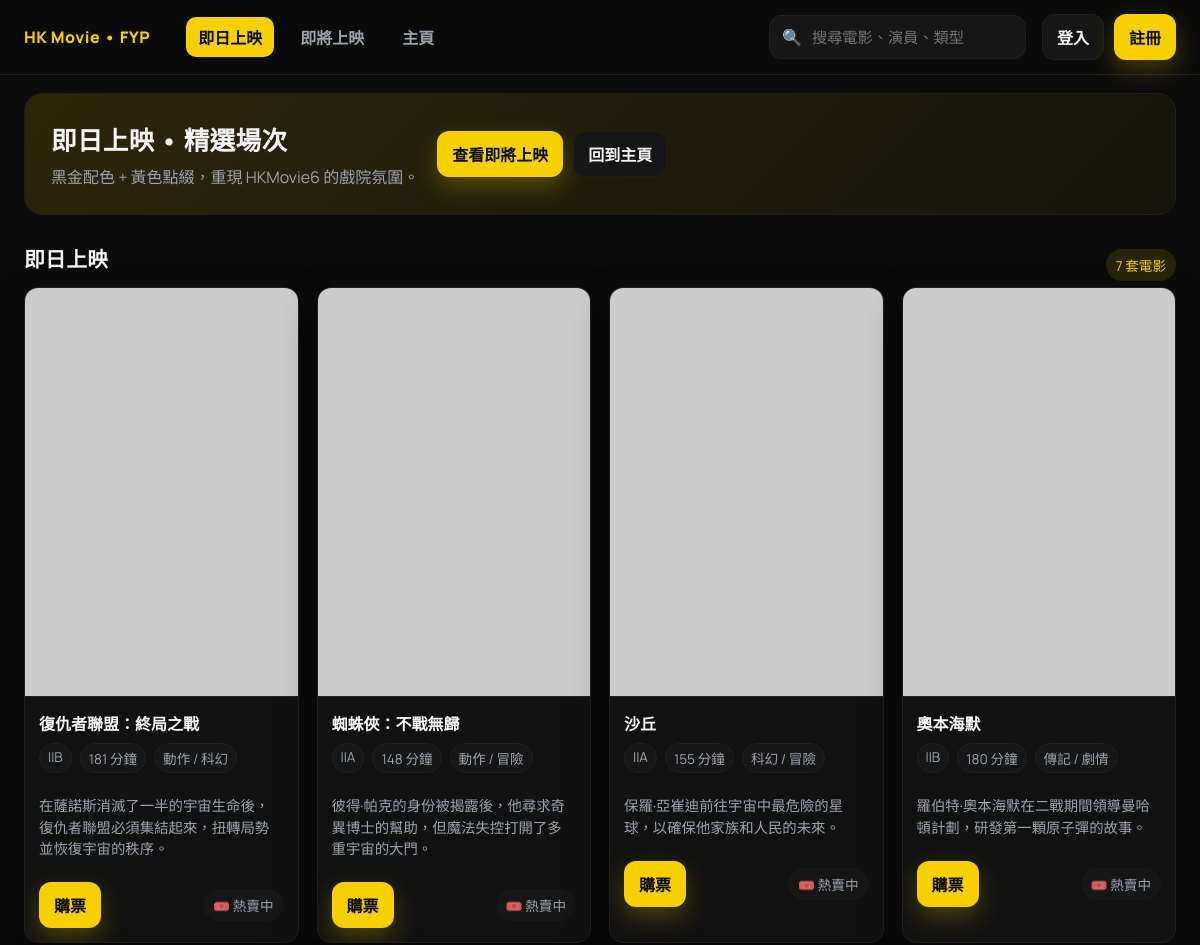
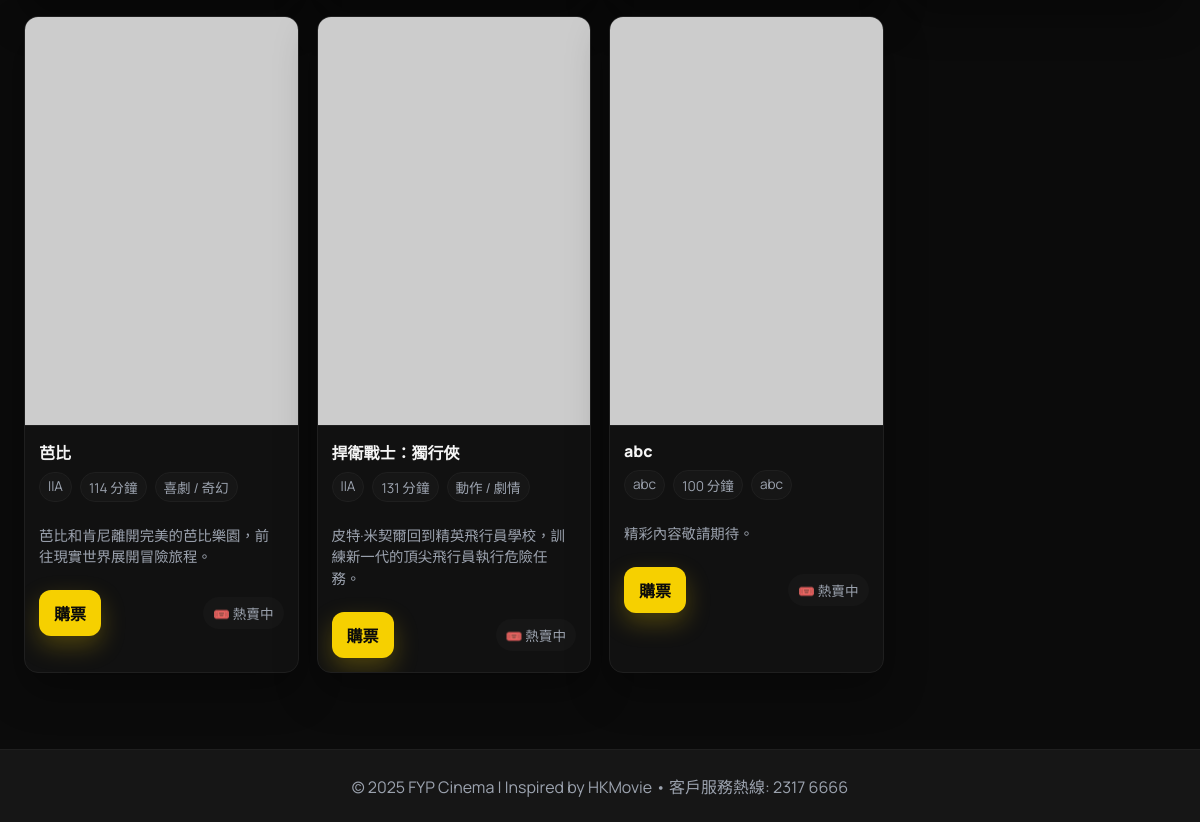
Page /cinema on the earlier database version (2 pictures, top to bottom).
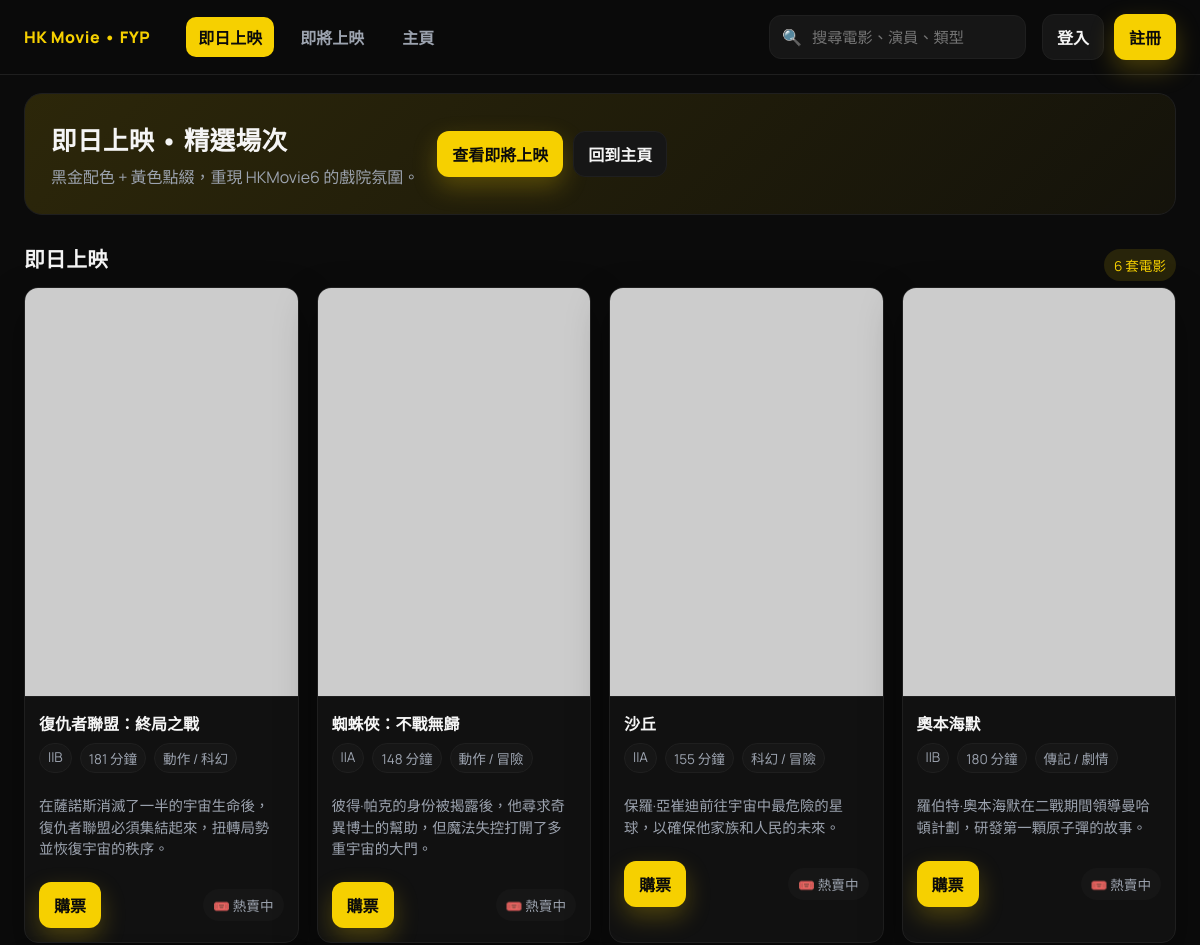
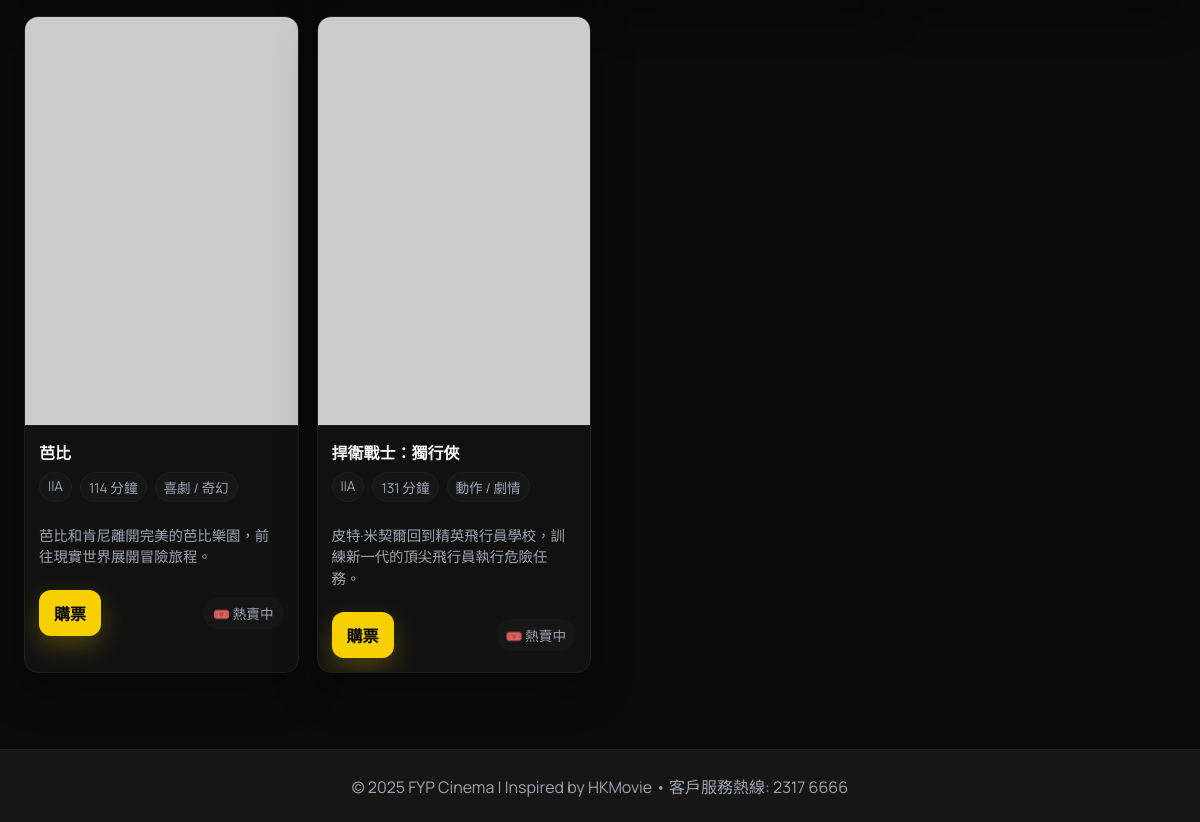
Same page on the later database version (2 pictures, top to bottom).
### app/models.py (models this page shows, shortened)
class Movie(db.Model):
    id = db.Column(db.Integer, primary_key=True)
    title = db.Column(db.String(128), nullable=False)
    title_en = db.Column(db.String(128))
    description = db.Column(db.Text)
    genre = db.Column(db.String(64))
    duration = db.Column(db.Integer)  # in minutes
    release_date = db.Column(db.Date)
    rating = db.Column(db.String(10))  # e.g., 'PG', 'R', '18+'
    director = db.Column(db.String(128))
    cast = db.Column(db.Text)  # JSON or comma-separated
    poster_url = db.Column(db.String(256))
    trailer_url = db.Column(db.String(256))
    language = db.Column(db.String(32))
    subtitle = db.Column(db.String(32))
    status = db.Column(db.String(20), default='coming_soon')  # now_showing, coming_soon, ended
    created_at = db.Column(db.DateTime, default=datetime.utcnow)

### app/routes.py (the view)
@app.route('/cinema')
def cinema_index():
    movies_db = Movie.query.filter_by(status='now_showing').all()
    movies_vm = [_movie_view_model(m) for m in movies_db]
    return render_template('cinema_index.html.j2', movies=movies_vm)

### app/routes.py (called while the page is built, shortened)
def _format_duration_label(minutes):
    if minutes is None:
        return "未知時長"
    return f"{minutes} 分鐘"

def _movie_view_model(movie, include_showtimes=False):
    showtimes = []
    display_price = showtimes[0]['price'] if showtimes else 120
    return {
        'id': movie.id,
        'title': movie.title,
        'description': movie.description,
        'genre': movie.genre,
        'rating': movie.rating,
        'duration': _format_duration_label(movie.duration),
        'poster': movie.poster_url,
        'price': display_price,
        'release_date': movie.release_date.strftime('%Y-%m') if movie.release_date else '待公布',
        'showtimes': showtimes,
    }

### app/templates/cinema_index.html.j2 (shortened to what this page needs)
{% extends "base.html.j2" %}
{% block content %}
<section class="hero">
    <div class="hero-text">
        <h1>即日上映 • 精選場次</h1>
        <p>黑金配色 + 黃色點綴，重現 HKMovie6 的戲院氛圍。</p>
    </div>
    <div class="hero-actions">
        <a class="btn btn-primary" href="{{ url_for('cinema_coming_soon') }}">查看即將上映</a>
        <a class="btn btn-ghost" href="{{ url_for('index') }}">回到主頁</a>
    </div>
</section>
<section class="section">
    <div class="section-header">
        <h2>即日上映</h2>
        <span class="pill">{{ movies|length }} 套電影</span>
    </div>
    <div class="grid-cards">
        {% for movie in movies %}
        <article class="movie-card-hk">
            <img class="movie-poster" src="{{ movie.poster }}" alt="{{ movie.title }}" onerror="this.src='https://via.placeholder.com/300x450?text=FYP+Cinema'">
            <div class="movie-body">
                <h3 class="movie-title">{{ movie.title }}</h3>
                <div class="movie-meta">
                    <span class="badge">{{ movie.rating or 'IIB' }}</span>
                    <span class="badge">{{ movie.duration }}</span>
                    {% if movie.genre %}<span class="badge">{{ movie.genre }}</span>{% endif %}
                </div>
                <p class="movie-desc">{{ movie.description or '精彩內容敬請期待。' }}</p>
                <div class="movie-actions">
                    <a class="btn btn-primary" href="{{ url_for('cinema_movie', movie_id=movie.id) }}">購票</a>
                    <span class="pill">🎟️ 熱賣中</span>
                </div>
            </div>
        </article>
        {% else %}
            <div class="card" style="padding:16px;">暫無電影資料。</div>
        {% endfor %}
    </div>
</section>
{% endblock %}

### app/templates/base.html.j2 (shortened to what this page needs)
<!DOCTYPE html>
<html lang="zh-HK">
<head>
</head>
<body>
    <header class="navbar">
        <div class="nav-inner">
            <div class="brand">HK Movie • FYP</div>
            <div class="nav-links">
                <a class="nav-link{% if request.endpoint == 'cinema_index' %} active{% endif %}" href="{{ url_for('cinema_index') }}">即日上映</a>
                <a class="nav-link{% if request.endpoint == 'cinema_coming_soon' %} active{% endif %}" href="{{ url_for('cinema_coming_soon') }}">即將上映</a>
                <a class="nav-link" href="{{ url_for('index') }}">主頁</a>
            </div>
            <div class="nav-search">
                <span style="color: var(--muted); font-weight: 700;">🔍</span>
                <input type="search" placeholder="搜尋電影、演員、類型" aria-label="搜尋電影">
            </div>
            <div class="nav-auth">
                {% if current_user.is_authenticated %}
                    <a class="btn btn-ghost" href="{{ url_for('profile') }}">{{ current_user.username }}</a>
                    <a class="btn btn-primary" href="{{ url_for('logout') }}">登出</a>
                {% else %}
                    <a class="btn btn-ghost" href="{{ url_for('login') }}">登入</a>
                    <a class="btn btn-primary" href="{{ url_for('register') }}">註冊</a>
                {% endif %}
            </div>
        </div>
    </header>
    <div class="page-shell">
        {% block content %}{% endblock %}
    </div>
    <footer>
        <div>&copy; 2025 FYP Cinema | Inspired by HKMovie • 客戶服務熱線: 2317 6666</div>
    </footer>
</body>
</html>

### app/templates/base.html.j2 (style rules this page uses)
:root { --bg: #0b0b0b; --panel: #111111; --panel-2: #161616; --text: #f5f5f5; --muted: #9ca3af; --primary: #f6d000; --accent: #ffd83a; --danger: #ff4d4f; --border: #1f1f1f; --card-radius: 14px; --shadow: 0 18px 40px rgba(0,0,0,0.35); }
* { box-sizing: border-box; }
body { margin: 0; background: var(--bg); color: var(--text); font-family: 'Manrope', 'Segoe UI', sans-serif; }
a { color: inherit; text-decoration: none; }
.page-shell { max-width: 1400px; margin: 0 auto; padding: 0 24px 48px; }
header.navbar { position: sticky; top: 0; z-index: 20; background: rgba(11,11,11,0.92); backdrop-filter: blur(10px); border-bottom: 1px solid var(--border); }
.nav-inner { max-width: 1400px; margin: 0 auto; display: flex; align-items: center; justify-content: space-between; padding: 14px 24px; gap: 16px; }
.brand { display: flex; align-items: center; gap: 10px; font-weight: 800; letter-spacing: 0.5px; color: var(--primary); }
.nav-links { display: flex; gap: 14px; align-items: center; flex: 1; margin-left: 20px; }
.nav-link { padding: 8px 12px; border-radius: 10px; color: var(--muted); font-weight: 600; transition: color 0.2s ease, background 0.2s ease; }
.nav-link.active { color: var(--bg); background: var(--primary); }
.nav-search { display: flex; align-items: center; gap: 8px; background: var(--panel-2); border: 1px solid var(--border); border-radius: 12px; padding: 10px 12px; min-width: 240px; }
.nav-search input { background: transparent; border: none; outline: none; color: var(--text); width: 100%; font-size: 0.95rem; }
.nav-auth { display: flex; gap: 10px; align-items: center; }
.btn { display: inline-flex; align-items: center; justify-content: center; gap: 6px; padding: 10px 14px; border-radius: 12px; border: 1px solid transparent; font-weight: 700; cursor: pointer; transition: transform 0.15s ease, box-shadow 0.2s ease, background 0.2s ease, border-color 0.2s ease; }
.btn-primary { background: var(--primary); color: #0b0b0b; box-shadow: 0 10px 25px rgba(246,208,0,0.25); }
.btn-ghost { background: var(--panel-2); color: var(--text); border-color: var(--border); }
.pill { display: inline-flex; align-items: center; gap: 6px; padding: 6px 10px; border-radius: 999px; font-size: 0.85rem; background: var(--panel-2); color: var(--muted); }
.section { padding: 28px 0; }
.section h2 { margin: 0 0 14px 0; font-size: 1.3rem; letter-spacing: 0.3px; }
.grid-cards { display: grid; grid-template-columns: repeat(auto-fill, minmax(220px, 1fr)); gap: 18px; }
footer { border-top: 1px solid var(--border); padding: 24px; text-align: center; color: var(--muted); background: var(--panel-2); }

### app/templates/cinema_index.html.j2 (style rules this page uses)
.hero { margin-top: 18px; padding: 26px; border-radius: 18px; background: linear-gradient(135deg, rgba(246,208,0,0.14), rgba(246,208,0,0.04)); border: 1px solid var(--border); display: flex; flex-wrap: wrap; gap: 18px; align-items: center; }
.hero-text h1 { margin: 0 0 6px 0; font-size: 1.6rem; letter-spacing: 0.3px; }
.hero-text p { margin: 0; color: var(--muted); }
.hero-actions { display: flex; gap: 10px; }
.movie-card-hk { display: flex; flex-direction: column; overflow: hidden; border-radius: var(--card-radius); background: var(--panel); border: 1px solid var(--border); box-shadow: var(--shadow); }
.movie-poster { width: 100%; aspect-ratio: 2/3; object-fit: cover; background: #0e0e0e; border-bottom: 1px solid var(--border); }
.movie-body { padding: 14px; display: flex; flex-direction: column; gap: 8px; }
.movie-title { margin: 0; font-size: 1rem; font-weight: 800; }
.movie-meta { display: flex; gap: 8px; flex-wrap: wrap; font-size: 0.85rem; color: var(--muted); }
.badge { padding: 4px 8px; border-radius: 999px; background: var(--panel-2); border: 1px solid var(--border); }
.movie-actions { display: flex; justify-content: space-between; align-items: center; gap: 10px; }
.movie-desc { color: var(--muted); font-size: 0.9rem; line-height: 1.5; }
.section-header { display: flex; justify-content: space-between; align-items: center; gap: 12px; }
.section-header .pill { background: rgba(246,208,0,0.12); color: var(--primary); }

Differences in the rows shown:
removed Movie: title "abc", rating "abc", duration "100 分鐘", genre "abc", description "精彩內容敬請期待。"
Other differences:
{{ movies|length }}: "7" → "6"
